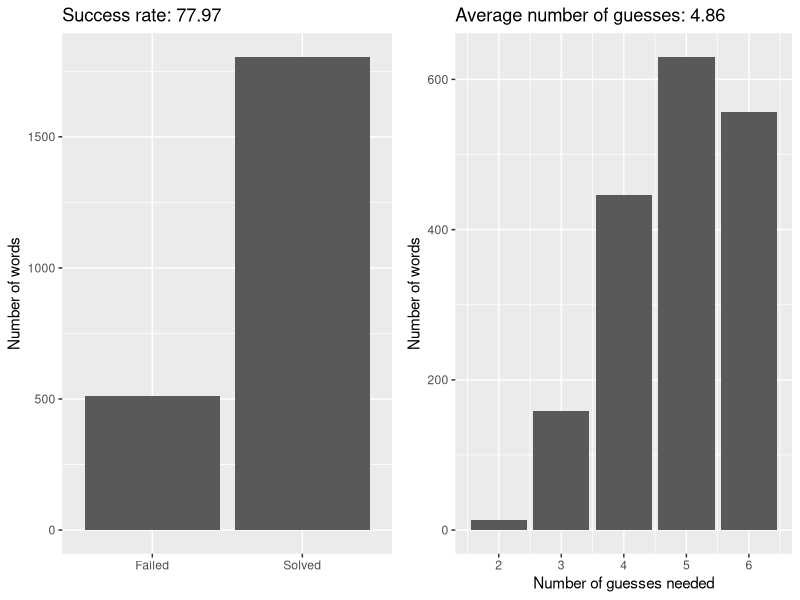
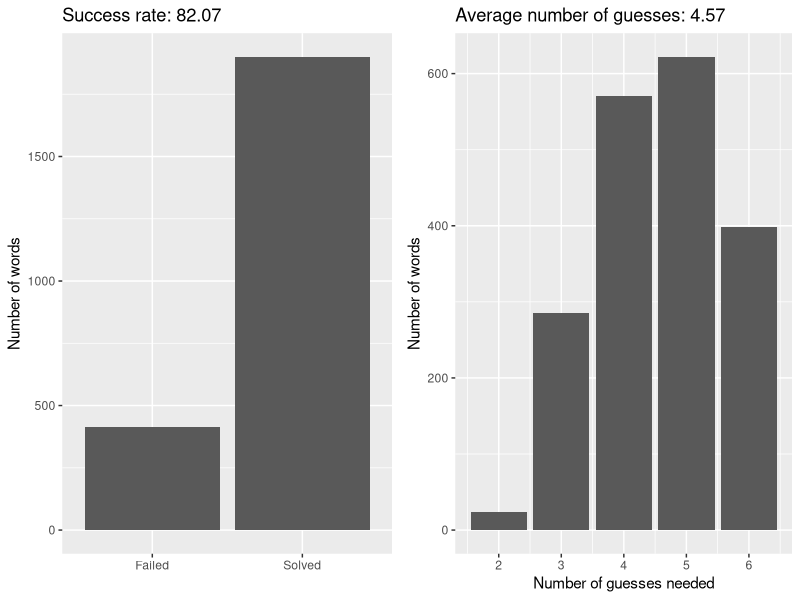

Write the R code that produced these figures, in order.
library(readr)
library(dplyr)
library(ggplot2)
library(gridExtra)

result_naive <- read_csv("sol/naive/naive_result.csv")
result_explore_fist <- read_csv("sol/explore_first/explore_first_result.csv")

plot_result <- function(result) {
  solved <- result[!is.na(result$guess_count), ]
  n_solved <- nrow(solved)
  n_failed <- nrow(result[is.na(result$guess_count), ])
  status_df <- data.frame(
    result = c("Solved", "Failed"),
    count = c(n_solved, n_failed)
  )
  status_plot <- ggplot(status_df, aes(x = result, y = count)) +
    geom_bar(stat = "identity") +
    labs(
      title = paste0("Success rate: ", round(n_solved / nrow(result) * 100, 2)),
      x = "",
      y = "Number of words"
    )

  count_df <- solved |>
    group_by(guess_count) |>
    count()
  count_plot <- ggplot(count_df, aes(x = guess_count, y = n)) +
    geom_bar(stat = 'identity') +
    labs(
      title = paste0("Average number of guesses: ", round(mean(solved$guess_count), 2)),
      x = "Number of guesses needed",
      y = "Number of words"
    )
  grid.arrange(status_plot, count_plot, ncol = 2)
}

ggsave("plot_naive.png", plot = plot_result(result_naive))
ggsave("plot_explore_first", plot = plot_result(result_explore_fist))
